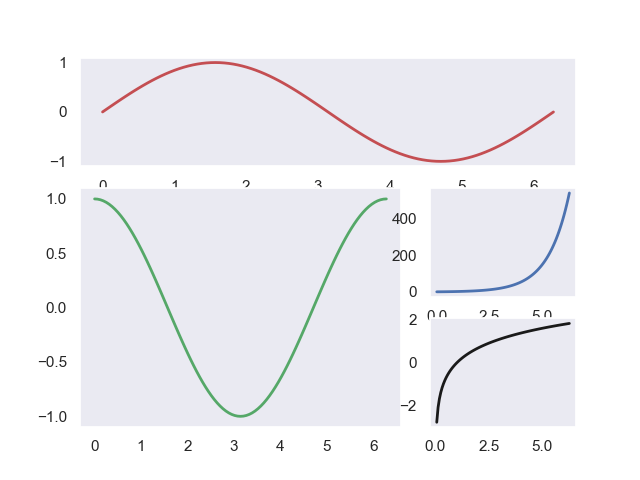

Write Python code to recreate this figure.
#-----------------------------------------
#   CH_12_5_EX_1_Pyplot_Subplot2grid.py
#-----------------------------------------
import numpy as np
import matplotlib.pyplot as plt
#
x = np.linspace(0, 2*np.pi, 101)
y1 = np.sin(x)
y2 = np.cos(x)
y3 = np.exp(x)
y4 = np.log(x)
#
fig0 = plt.figure(0)
#----- 第1張子圖，位置在 (0, 0)，列寬1，欄寬3
plt.subplot2grid((3, 3), (0, 0), rowspan = 1, colspan = 3)
plt.plot(x, y1, '-r', lw = 2)
plt.grid()
#----- 第2張子圖，位置在 (1, 0)，列寬2，欄寬2
plt.subplot2grid((3, 3), (1, 0), rowspan = 2, colspan = 2)
plt.plot(x, y2, '-g', lw = 2)
plt.grid()
#----- 第3張子圖，位置在 (1, 2)，列寬1，欄寬1
plt.subplot2grid((3, 3), (1, 2), rowspan = 1, colspan = 1)
plt.plot(x, y3, '-b', lw = 2)
plt.grid()
#----- 第4張子圖，位置在 (2, 2)，列寬1，欄寬1
plt.subplot2grid((3, 3), (2, 2), rowspan = 1, colspan = 1)
plt.plot(x, y4, '-k', lw = 2)
plt.grid()
#
plt.savefig('CH_12_5_EX_1_Pyplot_Subplot2grid.png')
plt.show()































































	


